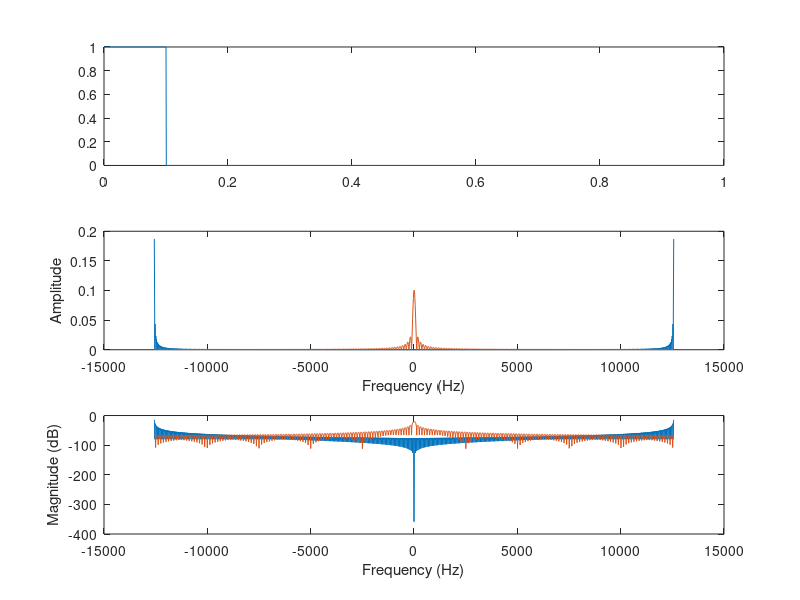
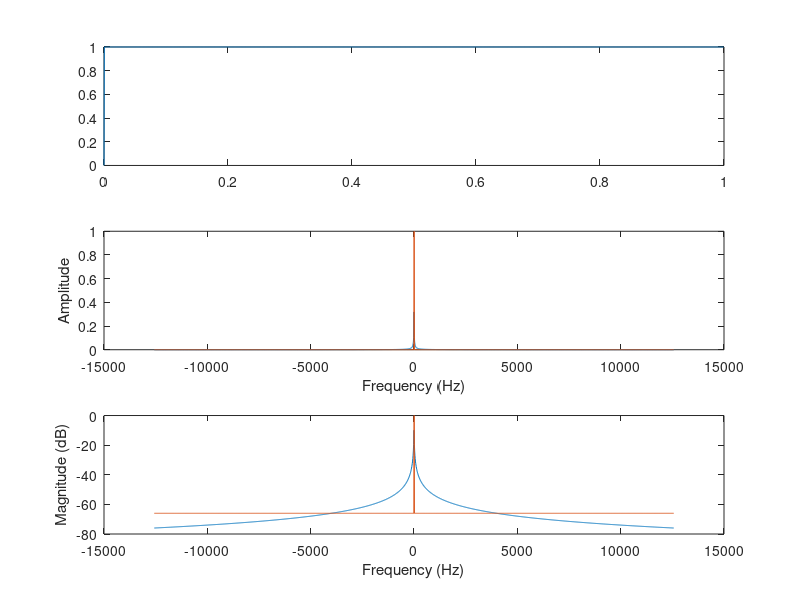
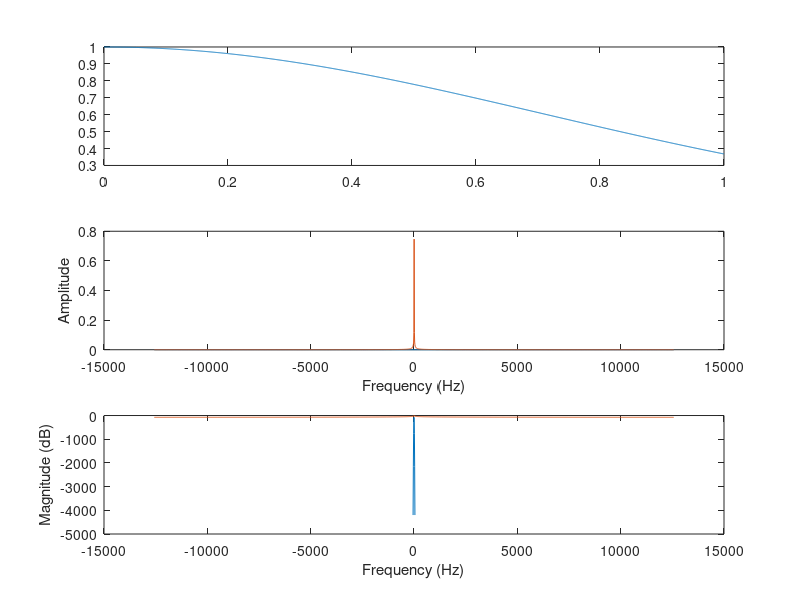
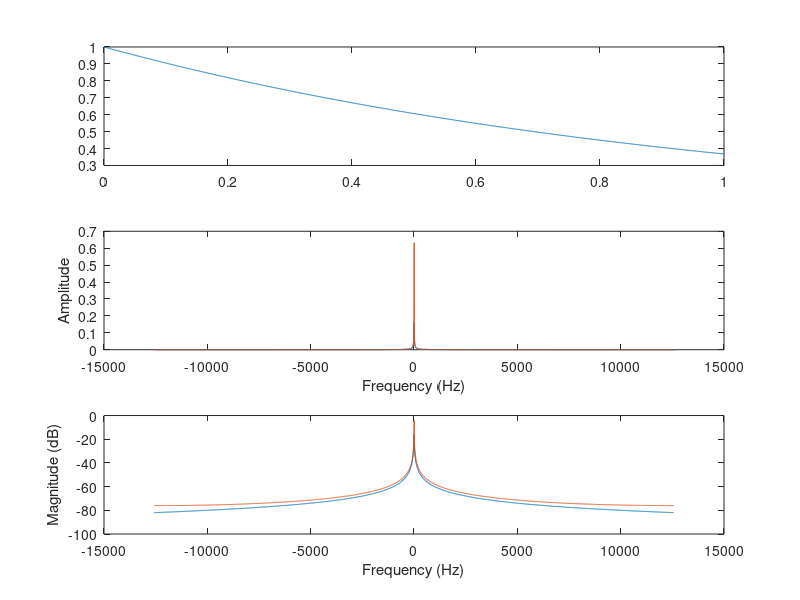

Recreate these plots in MATLAB, in order.
clear all
close all
clc

N = 2000;
fpr = 2000;
dt = 1/fpr;
t = dt*(0:N-1);
f = linspace(-N, fpr, N);
w=2*pi*f;

% 1. Rectangular Window
T1 = 0.1;
rr_t = @(t, T) (abs(t) <= T);
x1 = rr_t(t, T1);
X1 = fftshift((2*sin(w.*T1))./w);
fft_X1 = fftshift(fft(x1))/N;

% 2. Signum Signal
x2 = sign(t);
X2 = (2./(1j*w));
fft_X2 = fftshift(fft(x2))/N;

% 3. Gaussian Function
a3 = 1; % example value for a
x3 = exp(-a3 * t.^2);
X3 = (sqrt(pi/a3)*exp(-w.^2/4*a3));
fft_X3 = fftshift(fft(x3))/N;

% 4. Unilateral Exponential
a4 = 1; % example value for a
x4 = exp(-a4 * t) .* (t >= 0);
X4 = (1./(a4+1j*w));
fft_X4 = fftshift(fft(x4))/N;

% 5. Damped Sine
a = 5; % example value for a
A=10;
omega5 = 2 * pi * 5; % example frequency
x5 = A * exp(-a * t) .* sin(omega5 * t) .* (t >= 0);
X5 = ((A*omega5)./((a+1j*w).^2+omega5^2));
fft_X5=fftshift(fft(x5))/N;

% 6. Damped Cosine
a=5;
A=10;
omega6 = 2 * pi; 
x6 = A * exp(-a * t) .* cos(omega6 * t) .* (t >= 0);
X6 = (A*(a+1j*w)./((a+1j*w).^2+omega6^2));
fft_X6=fftshift(fft(x6))/N;

% 7. Cosine Fragment
omega7 = 2 * pi;
T7=0.5; 
x7 = cos(omega7 * t) .* rr_t(t, T7);
X7 = (sin((w + omega7)*T7)./(w + omega7) + sin((w - omega7)*T7)./(w - omega7));
fft_X7=fftshift(fft(x7))/N;


x_list={x1 x2 x3 x4 x5 x6 x7};
X_list={X1 X2 X3 X4 X5 X6 X7};
fft_list={fft_X1 fft_X2 fft_X3 fft_X4 fft_X5 fft_X6 fft_X7};
disp(length(w))
for k=1:7
    figure;
    subplot(3, 1, 1); plot(t, x_list{k});
    subplot(3, 1, 2); plot(w, abs(X_list{k}), w, abs(fft_list{k}));
    xlabel('Frequency (Hz)'); ylabel('Amplitude');
    subplot(3, 1, 3); plot(w, 20*log10(abs(X_list{k})), w, 20*log10(abs(fft_list{k})));
    xlabel('Frequency (Hz)'); ylabel('Magnitude (dB)');
end